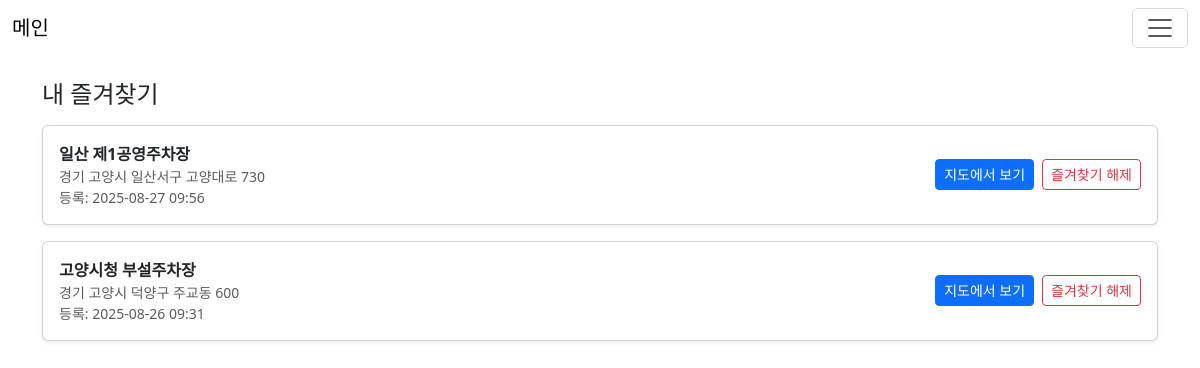
/favorites/ (signed in), run on the app's committed database.
### second/models.py (models this page shows, shortened)
class Favorite(models.Model):
    user = models.ForeignKey(settings.AUTH_USER_MODEL, on_delete=models.CASCADE, related_name="favorites")
    parking = models.ForeignKey(ParkingBasic, on_delete=models.CASCADE, related_name="favorited_by")
    created_at = models.DateTimeField(auto_now_add=True)
    class Meta:
        unique_together = ('user', 'parking')  # 같은 유저가 같은 주차장 중복 등록 방지

class ParkingBasic(models.Model):
    latCrdn = models.CharField(max_length=50, null=True)      # 위도
    lonCrdn = models.CharField(max_length=50, null=True)      # 경도
    pkplcNm = models.CharField(max_length=200, null=True)     # 주차장명
    pkplcId = models.CharField(max_length=50, unique=True, null=True)  # 주차장 ID
    roadNmAddr = models.CharField(max_length=300, null=True)  # 도로명 주소
    pklotCnt = models.CharField(max_length=20, null=True)     # 주차구획 수
    wkdayOprtStartTime = models.CharField(max_length=20, null=True)
    wkdayOprtEndTime = models.CharField(max_length=20, null=True)
    satOprtStartTime = models.CharField(max_length=20, null=True)
    satOprtEndTime = models.CharField(max_length=20, null=True)
    hldyOprtStartTime = models.CharField(max_length=20, null=True)
    hldyOprtEndTime = models.CharField(max_length=20, null=True)
    parkingBscTime = models.CharField(max_length=20, null=True)
    parkingBscFare = models.CharField(max_length=20, null=True)
    addUnitTime = models.CharField(max_length=20, null=True)
    addUnitFare = models.CharField(max_length=20, null=True)
    updated_at = models.DateTimeField(auto_now=True)  # 저장/갱신 시간

### second/views.py (the view)
# urls.py: path('favorites/', views.favorite_list, name='favorite_list'),  # ★ 즐겨찾기 페이지
@login_required
def favorite_list(request):
    qs = (Favorite.objects
          .filter(user=request.user)
          .select_related('parking')
          .order_by('-created_at'))
    page = request.GET.get('page', 1)
    per_page = 5  # 필요시 조절
    paginator = Paginator(qs, per_page)
    page_obj = paginator.get_page(page)
    return render(request, "favorite_list.html", {
        "favorites": page_obj.object_list,   # 기존 for문 호환
        "page_obj": page_obj,
        "is_paginated": page_obj.has_other_pages(),
    })

### second/templates/favorite_list.html (shortened to what this page needs)
{% extends 'base.html' %}
{% load static %}
{% block content %}
<div class="container py-4">
  <div class="d-flex justify-content-between align-items-center mb-3">
    <h4 class="m-0">내 즐겨찾기</h4>
  </div>
  {% if favorites %}
    <div class="row g-3">
      {% for f in favorites %}
        <div class="col-12">
          <div class="card shadow-sm">
            <div class="card-body d-flex justify-content-between align-items-center">
              <div>
                <div class="fw-bold">{{ f.parking.pkplcNm }}</div>
                <div class="text-muted small">
                  {{ f.parking.roadNmAddr|default:"주소 정보 없음" }}
                </div>
                <div class="text-muted small">
                  등록: {{ f.created_at|date:"Y-m-d H:i" }}
                </div>
              </div>
              <div class="d-flex gap-2">
                <a class="btn btn-sm btn-primary js-go-map"
                   href="{% url 'map_view' %}"
                   data-focus-id="{{ f.parking.pkplcId }}">
                  지도에서 보기
                </a>
                <button class="btn btn-sm btn-outline-danger js-unfav"
                        data-pk="{{ f.parking.pkplcId }}">
                  즐겨찾기 해제
                </button>
              </div>
            </div>
          </div>
        </div>
      {% endfor %}
    </div>
  {% else %}
    <div class="alert alert-light border text-center">
      아직 즐겨찾기한 주차장이 없습니다.
      <a href="{% url 'map_view' %}">지도로 이동</a>해서 ⭐을 눌러보세요.
    </div>
  {% endif %}
</div>
{% endblock %}

### data on the page
Favorite: parking.pkplcNm "일산 제1공영주차장", parking.roadNmAddr "경기 고양시 일산서구 고양대로 730", created_at "2025-08-27 09:56"
Favorite: parking.pkplcNm "고양시청 부설주차장", parking.roadNmAddr "경기 고양시 덕양구 주교동 600", created_at "2025-08-26 09:31"
